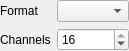
<?xml version="1.0" encoding="UTF-8"?>
<ui version="4.0">
 <class>ChartsTestUi</class>
 <widget class="QWidget" name="ChartsTestUi">
  <property name="geometry">
   <rect>
    <x>0</x>
    <y>0</y>
    <width>125</width>
    <height>47</height>
   </rect>
  </property>
  <property name="windowTitle">
   <string notr="true">Form</string>
  </property>
  <layout class="QGridLayout" name="gridLayout">
   <property name="leftMargin">
    <number>0</number>
   </property>
   <property name="topMargin">
    <number>0</number>
   </property>
   <property name="rightMargin">
    <number>0</number>
   </property>
   <property name="bottomMargin">
    <number>0</number>
   </property>
   <item row="0" column="0">
    <widget class="QLabel" name="label">
     <property name="sizePolicy">
      <sizepolicy hsizetype="Fixed" vsizetype="Preferred">
       <horstretch>0</horstretch>
       <verstretch>0</verstretch>
      </sizepolicy>
     </property>
     <property name="text">
      <string>Format</string>
     </property>
    </widget>
   </item>
   <item row="0" column="1">
    <widget class="QComboBox" name="comboBoxFormat"/>
   </item>
   <item row="1" column="0">
    <widget class="QLabel" name="label_2">
     <property name="text">
      <string>Channels</string>
     </property>
    </widget>
   </item>
   <item row="1" column="1">
    <widget class="QSpinBox" name="spinBoxChannels">
     <property name="minimum">
      <number>1</number>
     </property>
     <property name="maximum">
      <number>16</number>
     </property>
     <property name="value">
      <number>16</number>
     </property>
    </widget>
   </item>
  </layout>
 </widget>
 <resources/>
 <connections/>
</ui>
